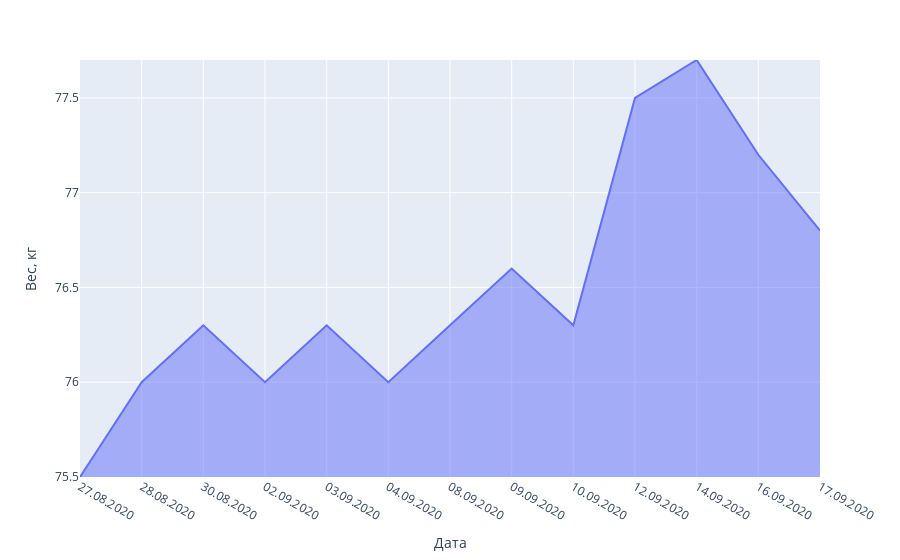

Notebook code cell kept with this figure:
### Code cell
fig = px.area(dfm, y="Weight", x="Date", labels=labels)
fig.update_yaxes(range=[dfm["Weight"].min(), dfm["Weight"].max()])
plotly.offline.iplot(fig, filename='myweight.png')

### Figure 1 — Plotly figure (JSON) as saved in the notebook; plotly's stock layout.template omitted (floating-point values rounded to 4 significant figures)
{"data": [{"hovertemplate": "Дата=%{x}<br>Вес, кг=%{y}<extra></extra>", "legendgroup": "", "line": {"color": "#636efa"}, "mode": "lines", "name": "", "orientation": "v", "showlegend": false, "stackgroup": "1", "type": "scatter", "x": ["27.08.2020", "28.08.2020", "30.08.2020", "02.09.2020", "03.09.2020", "04.09.2020", "08.09.2020", "09.09.2020", "10.09.2020", "12.09.2020", "14.09.2020", "16.09.2020", "17.09.2020"], "xaxis": "x", "y": [75.5, 76, 76.3, 76, 76.3, 76, 76.3, 76.6, 76.3, 77.5, 77.7, 77.2, 76.8], "yaxis": "y"}], "layout": {"legend": {"tracegroupgap": 0}, "margin": {"t": 60}, "xaxis": {"anchor": "y", "domain": [0, 1], "title": {"text": "Дата"}}, "yaxis": {"anchor": "x", "domain": [0, 1], "range": [75.5, 77.7], "title": {"text": "Вес, кг"}}}}
